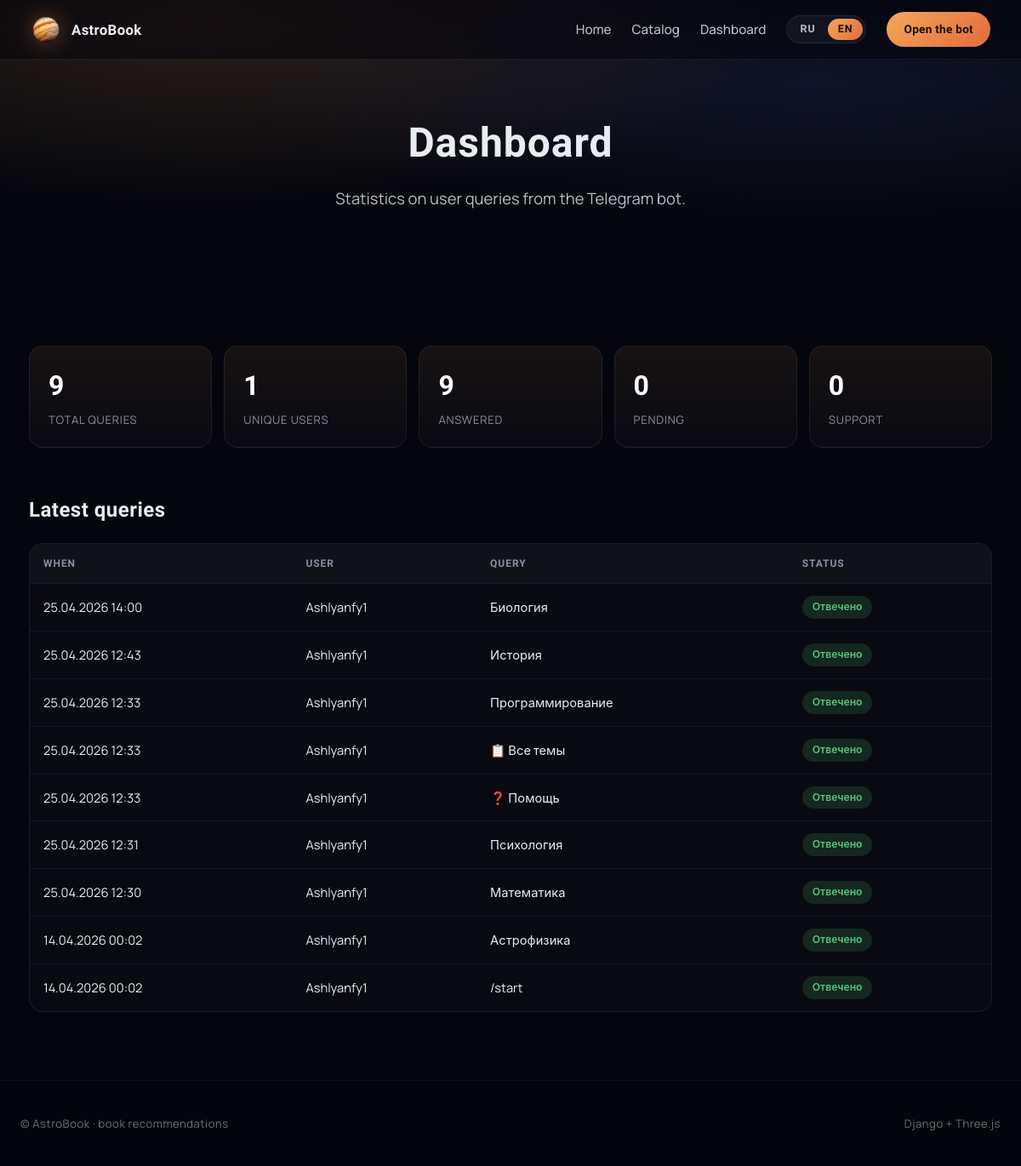
The app's page /dashboard/, older data.
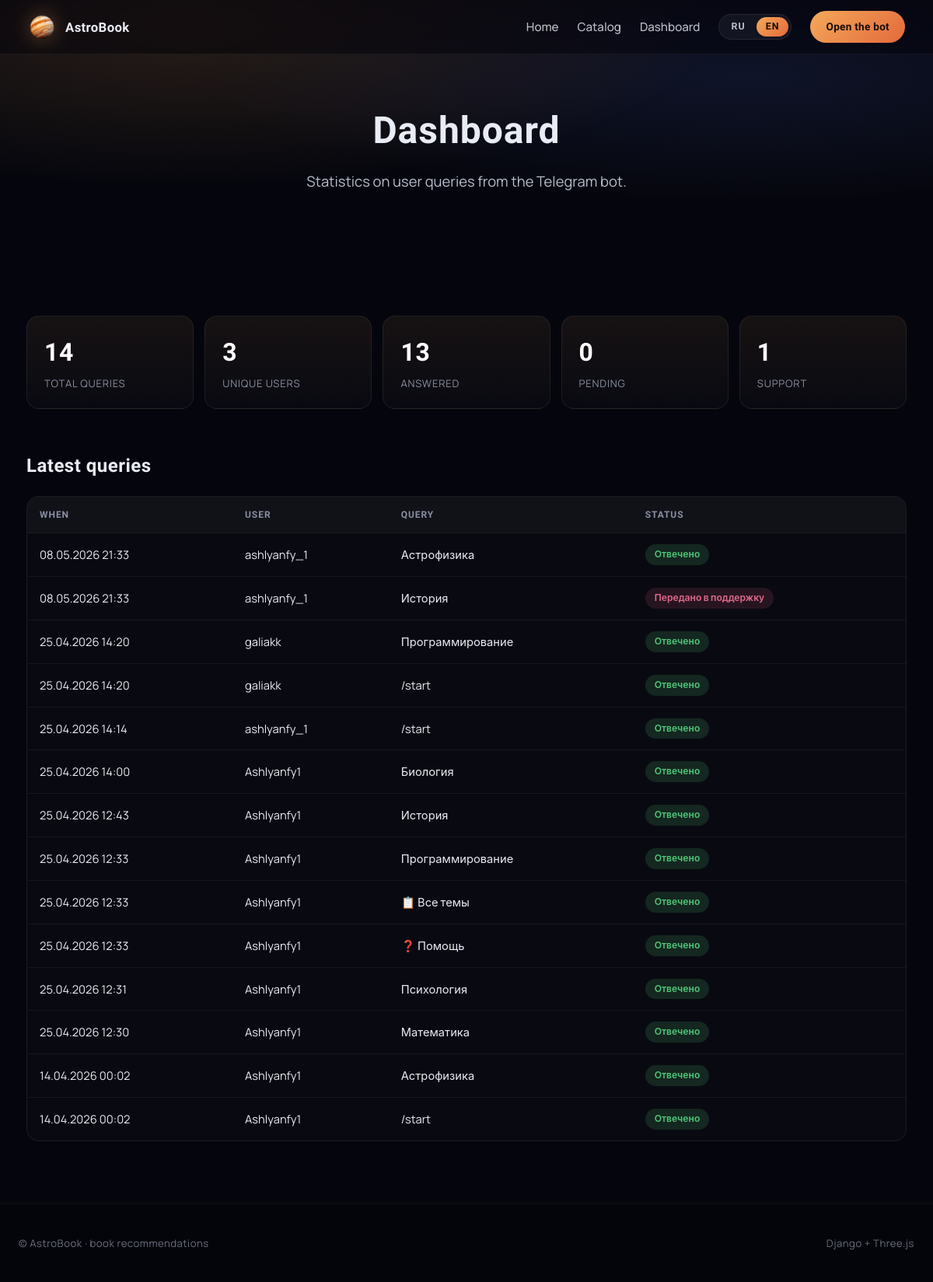
The same page, newer data.
### catalog/models.py (models this page shows, shortened)
class UserQuery(models.Model):
    STATUS_CHOICES = [
        ('answered', 'Отвечено'),
        ('pending',  'Ожидает ответа'),
        ('support',  'Передано в поддержку'),
    ]
    telegram_id  = models.BigIntegerField(verbose_name='Telegram ID')
    username     = models.CharField(max_length=150, blank=True, verbose_name='Username')
    first_name   = models.CharField(max_length=150, blank=True, verbose_name='Имя')
    query_text   = models.TextField(verbose_name='Запрос')
    bot_response = models.TextField(blank=True, verbose_name='Ответ бота')
    admin_reply  = models.TextField(blank=True, verbose_name='Ответ поддержки')
    reply_sent   = models.BooleanField(default=False, verbose_name='Ответ отправлен в Telegram')
    status       = models.CharField(
        max_length=20, choices=STATUS_CHOICES,
        default='answered', verbose_name='Статус'
    )
    created_at   = models.DateTimeField(auto_now_add=True, verbose_name='Дата')
    class Meta:
        verbose_name        = 'Запрос'
        verbose_name_plural = 'Запросы пользователей'
        ordering            = ['-created_at']

### catalog/views.py (the view)
# urls.py: path('dashboard/', views.dashboard, name='dashboard'),
def dashboard(request):
    by_status = dict(UserQuery.objects.values_list('status').annotate(n=Count('id')))
    return render(request, 'catalog/dashboard.html', {
        'queries':      UserQuery.objects.all()[:50],
        'total':        UserQuery.objects.count(),
        'unique_users': UserQuery.objects.values('telegram_id').distinct().count(),
        'answered':     by_status.get('answered', 0),
        'pending':      by_status.get('pending', 0),
        'support':      by_status.get('support', 0),
    })

### catalog/templates/catalog/dashboard.html (shortened to what this page needs)
{% extends 'catalog/base.html' %}
{% block body_class %}page-dashboard{% endblock %}
{% block content %}
<section class="page-hero">
  <div class="container">
    <h1 data-i18n="dashboard_title">Панель управления</h1>
    <p class="lead" data-i18n="dashboard_lead">Статистика по запросам пользователей в Telegram-боте.</p>
  </div>
</section>
<section class="section">
  <div class="container">
    <div class="stats-grid">
      <div class="stat-card"><strong>{{ total }}</strong><span data-i18n="dash_total">всего запросов</span></div>
      <div class="stat-card"><strong>{{ unique_users }}</strong><span data-i18n="dash_users">уникальных пользователей</span></div>
      <div class="stat-card"><strong>{{ answered }}</strong><span data-i18n="dash_answered">отвечено</span></div>
      <div class="stat-card"><strong>{{ pending }}</strong><span data-i18n="dash_pending">ожидают</span></div>
      <div class="stat-card"><strong>{{ support }}</strong><span data-i18n="dash_support">в поддержке</span></div>
    </div>
    <h2 class="section-title" data-i18n="dash_recent">Последние запросы</h2>
    <div class="table-wrap">
      <table class="queries-table">
        <thead>
          <tr>
            <th data-i18n="th_when">Когда</th>
            <th data-i18n="th_user">Пользователь</th>
            <th data-i18n="th_query">Запрос</th>
            <th data-i18n="th_status">Статус</th>
          </tr>
        </thead>
        <tbody>
          {% for q in queries %}
          <tr>
            <td>{{ q.created_at|date:"d.m.Y H:i" }}</td>
            <td>{{ q.username|default:q.first_name|default:q.telegram_id }}</td>
            <td class="query-text">{{ q.query_text }}</td>
            <td><span class="badge badge-{{ q.status }}">{{ q.get_status_display }}</span></td>
          </tr>
          {% empty %}
          <tr><td colspan="4" class="empty" data-i18n="empty_queries">Запросов пока нет.</td></tr>
          {% endfor %}
        </tbody>
      </table>
    </div>
  </div>
</section>
{% endblock %}

### catalog/templates/catalog/base.html (shortened to what this page needs)
{% load static %}
<!DOCTYPE html>
<html lang="ru">
<head>
  <link rel="stylesheet" href="{% static 'catalog/css/style.css' %}">
</head>
<body class="{% block body_class %}{% endblock %}">
  <header class="site-header">
    <a href="{% url 'catalog:index' %}" class="logo">
      <img src="{% static 'catalog/textures/jupiter_logo.png' %}" alt="" class="logo-mark">
      <span class="logo-text">AstroBook</span>
    </a>
    <nav class="site-nav">
      <a href="{% url 'catalog:index' %}"     data-i18n="nav_home">Главная</a>
      <a href="{% url 'catalog:books' %}"     data-i18n="nav_catalog">Каталог</a>
      <a href="{% url 'catalog:dashboard' %}" data-i18n="nav_dashboard">Панель</a>
      <div class="lang-switch" role="group" aria-label="Язык">
        <button type="button" data-lang="ru">RU</button>
        <button type="button" data-lang="en">EN</button>
      </div>
      <a href="https://t.me/books1_helper_bot" target="_blank" rel="noopener"
         class="nav-cta" data-i18n="nav_cta">Открыть бота</a>
    </nav>
  </header>
  {% block content %}{% endblock %}
  <footer class="site-footer">
    <div class="footer-inner">
      <div data-i18n="footer_copy">© AstroBook · подбор книг</div>
      <div data-i18n="footer_made">Django + Three.js</div>
    </div>
  </footer>
</body>
</html>

Row changes from the older to the newer data that the page shows:
added UserQuery: created_at "08.05.2026 21:33", username "ashlyanfy_1", query_text "Астрофизика", status "Отвечено"
added UserQuery: created_at "08.05.2026 21:33", username "ashlyanfy_1", query_text "История", status "Передано в поддержку"
added UserQuery: created_at "25.04.2026 14:20", username "galiakk", query_text "Программирование", status "Отвечено"
added UserQuery: created_at "25.04.2026 14:20", username "galiakk", query_text "/start", status "Отвечено"
added UserQuery: created_at "25.04.2026 14:14", username "ashlyanfy_1", query_text "/start", status "Отвечено"
Text that changed along with them:
{{ total }}: "9" → "14"
{{ unique_users }}: "1" → "3"
{{ answered }}: "9" → "13"
{{ support }}: "0" → "1"
